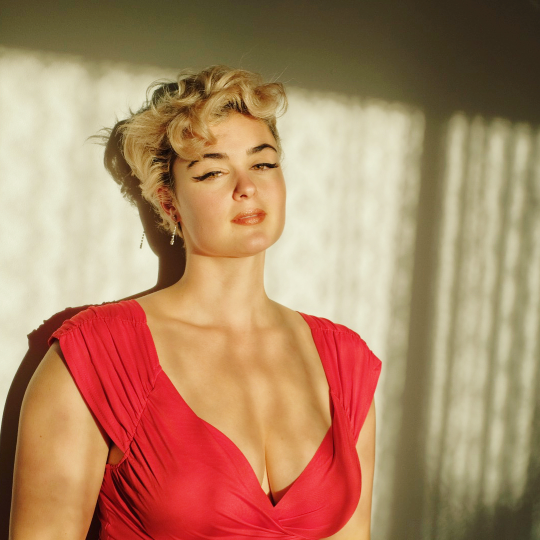
#> input picture OpenCV/ferrario1.jpg, 1080 x 1080 px (shown at 1/2 size)
$ python surf.py
#> lines starting #> are read from the running program, lines starting #| are printed output that depends on the picture
import cv2
import matplotlib.pyplot as plt

img_fname = 'ferrario1.jpg'  # assuming this is where you
# downloaded the above image
# load image
img = cv2.imread(img_fname)
#> img is the input picture: shape (1080, 1080, 3); mean B, G, R 101.3, 133.9, 174.3
if img is None:
    raise ValueError('{} is not a file'.format(img_fname))
# convert to grayscale
img_gray = cv2.cvtColor(img, cv2.COLOR_BGR2GRAY)
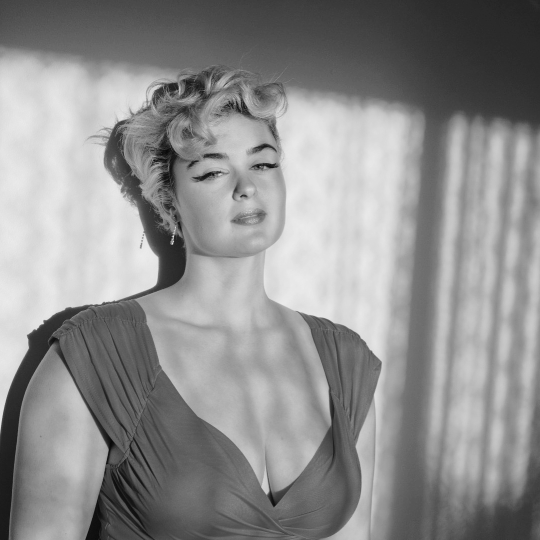
#> img_gray: shape (1080, 1080) (shown at 1/2 size); min 5, max 244, mean 142.3
# instantiate SURF
#> (the run stopped early here; a loop or call above may not have finished)

$ run again, with OpenCV/ferrario.jpg copied over OpenCV/ferrario1.jpg
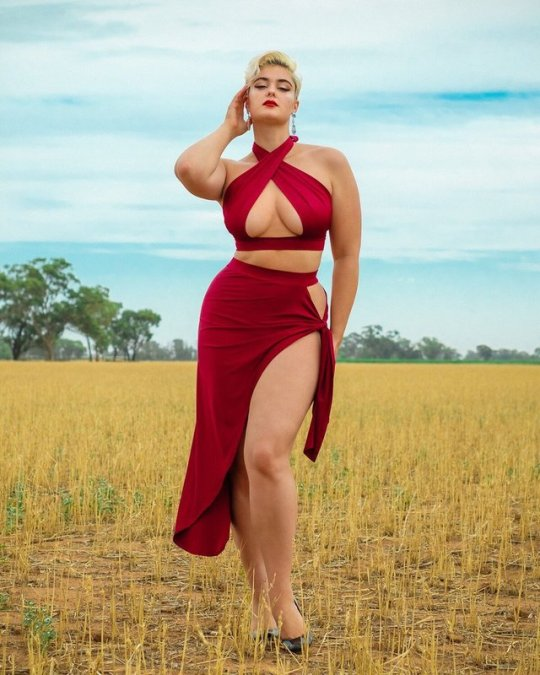
#> input picture OpenCV/ferrario.jpg, 540 x 675 px
#> img is the input picture: shape (675, 540, 3); mean B, G, R 138, 166.9, 182.1
#> `img_gray = cv2.cvtColor(img, cv2.COLOR_BGR2GRAY)`:
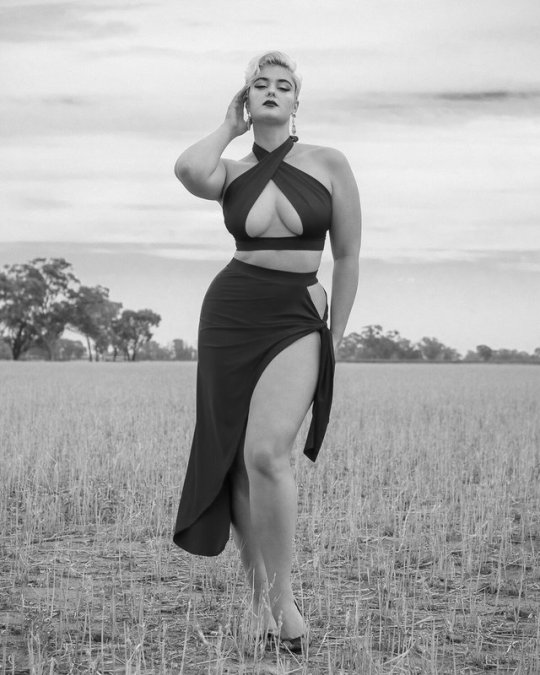
#> img_gray: shape (675, 540); min 1, max 248, mean 168.2
